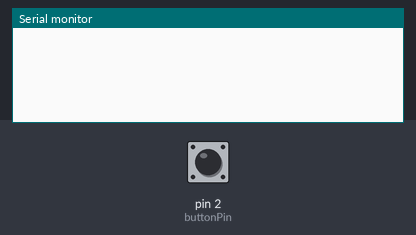
Bench run of a sketch on a simulated Arduino Uno, built with avr-gcc and run on an emulated ATmega328P. On the bench: the last lines printed to the serial monitor. Inputs (shaded band) come from the test bench; at power-on: pin 2 (buttonPin) HIGH. Random numbers use the default seed unless the sketch sets one.

Above: at 1.2 s.
1.3 s: pin 2 (buttonPin) pulled LOW for 0.15 s
At 2.4 s:
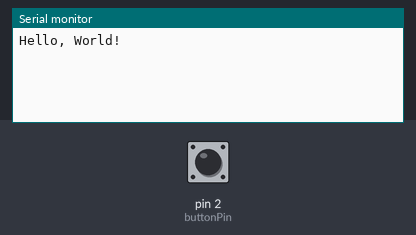
2.9 s: pin 2 (buttonPin) pulled LOW for 1 s
At 3.6 s:
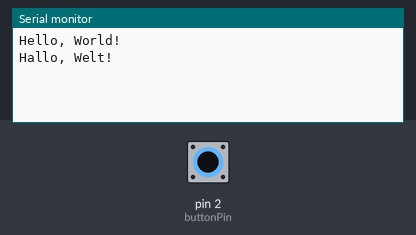
5.4 s: pin 2 (buttonPin) pulled LOW for 0.15 s
At 6.7 s:
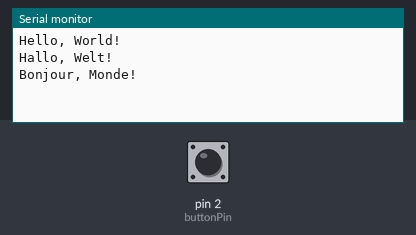

The sketch:

lesson3_button.ino
```cpp
const int buttonPin = 2;  // Pin number for the button
int lastButtonState = HIGH;  // Previous state of the button, HIGH because the button is pulled up

void setup() {
  // Set button pin as input with internal pull-up enabled
  pinMode(buttonPin, INPUT_PULLUP);
  Serial.begin(9600);
  randomSeed(analogRead(0));
}

void loop() {
  // Read the current button state
  int buttonState = digitalRead(buttonPin);
  // Check for button press
  if (buttonState == LOW && lastButtonState == HIGH) {
    // Wait for button debounce
    delay(20);
    // Check button state again
    buttonState = digitalRead(buttonPin);
   // Check button is still pressed after debounce
    if (buttonState == LOW) {
      int randomNumber = random(1, 5);
      if (randomNumber == 1) {
        Serial.println("Hello, World!");
      } else if (randomNumber == 2) {
        Serial.println("¡Hola, Mundo!");
      } else if (randomNumber == 3) {
        Serial.println("Bonjour, Monde!");
      } else if (randomNumber == 4) {
        Serial.println("Hallo, Welt!");
      } else {
        Serial.println("Error!");
      }
    }
  }
  // Save the current button state for next iteration
  lastButtonState = buttonState;
}
```

Measured:
- after the input at 1.3 s, the serial monitor: prints a new line at once (image 1)
- after the input at 2.9 s, the serial monitor: prints a new line at once (image 2)
- after the input at 5.4 s, the serial monitor: prints a new line at once (image 3)
